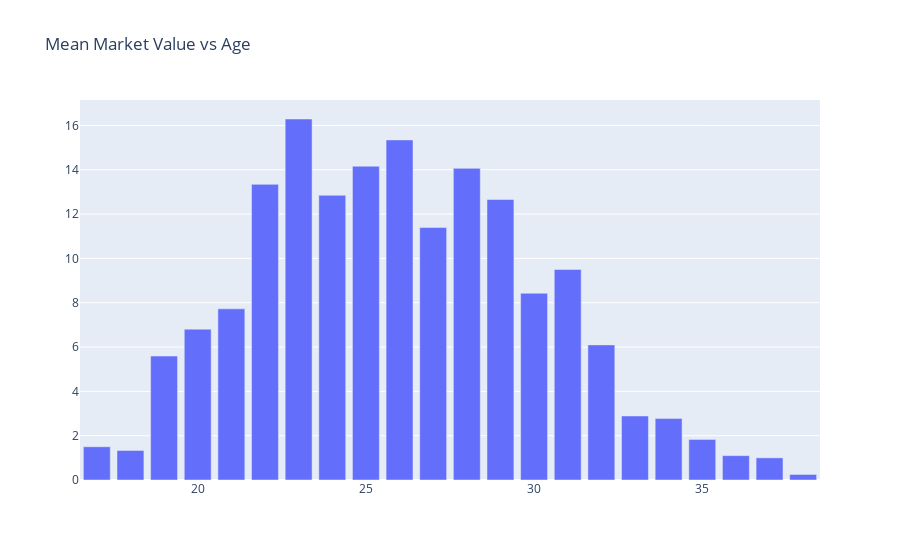

Notebook code cell kept with this figure:
### Code cell
keys= ages
values=age_value_mean

iplot({
    "data": [go.Bar(x=keys, y=values)],
    "layout": go.Layout(title="Mean Market Value vs Age")
})

### Figure 1 — Plotly figure (JSON) as saved in the notebook; plotly's stock layout.template omitted (floating-point values rounded to 4 significant figures)
{"data": [{"type": "bar", "x": [17, 18, 19, 20, 21, 22, 23, 24, 25, 26, 27, 28, 29, 30, 31, 32, 33, 34, 35, 36, 37, 38], "y": [1.5, 1.333, 5.594, 6.808, 7.724, 13.34, 16.29, 12.85, 14.16, 15.35, 11.39, 14.06, 12.66, 8.429, 9.5, 6.098, 2.889, 2.773, 1.833, 1.1, 1, 0.25]}], "layout": {"title": {"text": "Mean Market Value vs Age"}}}
